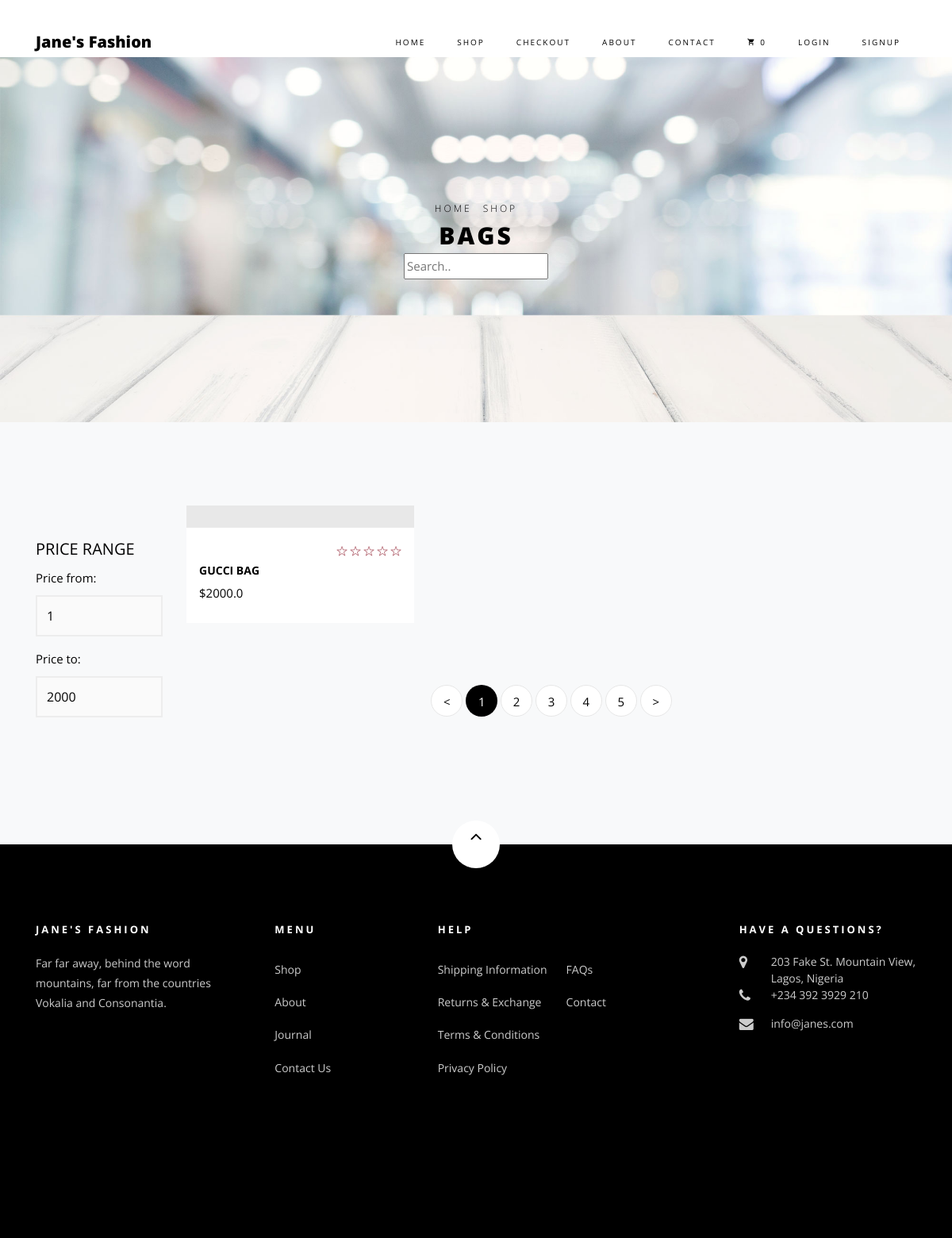
/category/bags/, run on an earlier commit of the app's database.
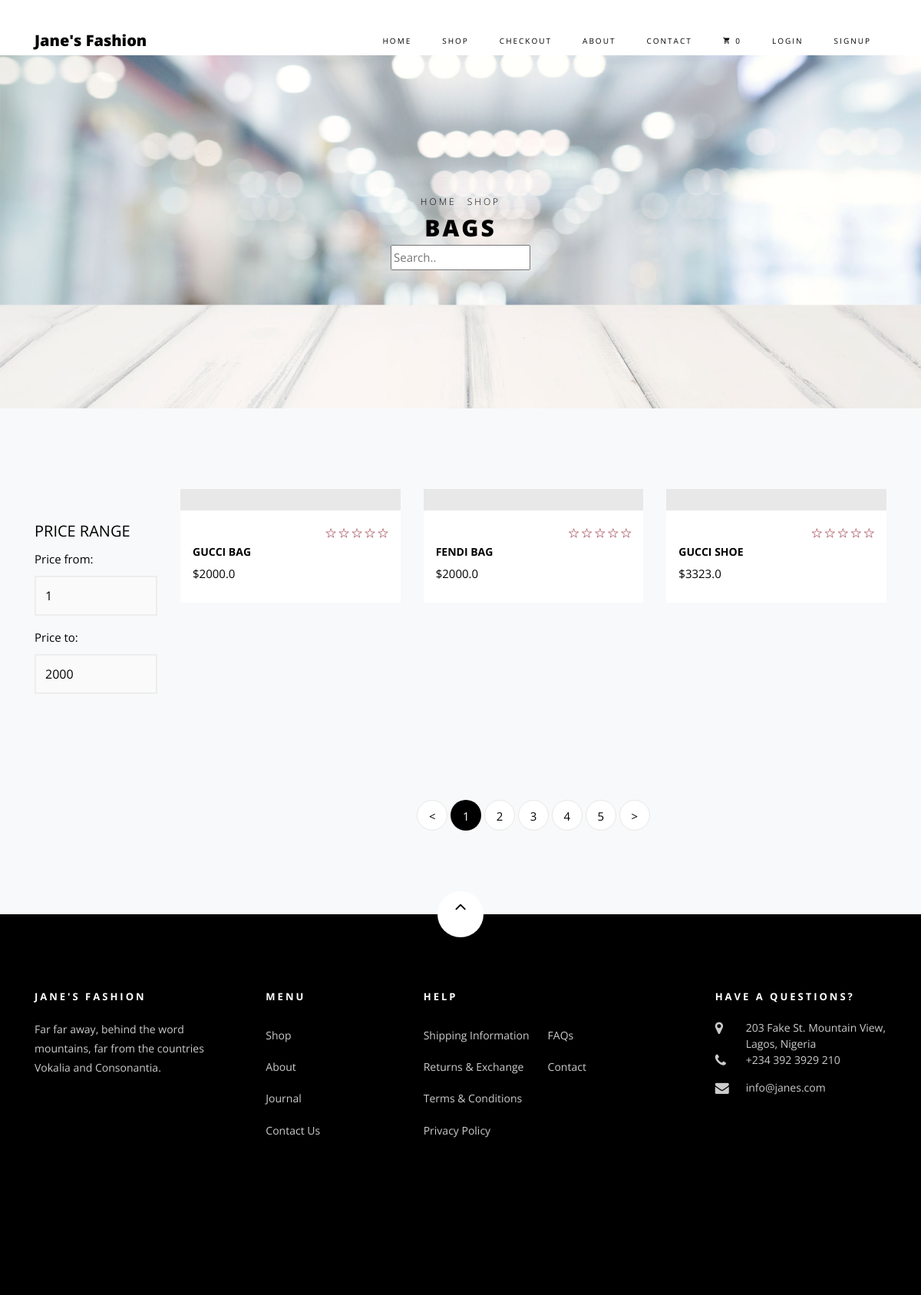
And on a later commit of the database.
### core/models.py (models this page shows, shortened)
class Item(models.Model):
    title = models.CharField(max_length=100)
    price = models.FloatField()
    discount_price = models.FloatField(blank=True, null=True)
    category = models.ForeignKey(Category,on_delete=models.CASCADE, default=1,)
    label = models.CharField(choices=LABEL_CHOICES, max_length=1)
    slug = models.SlugField()
    description = models.TextField()
    image = models.ImageField()
    def get_absolute_url(self):
        return reverse("core:product", kwargs={
            'slug': self.slug
        })

### core/views.py (the view)
# urls.py: path('category/<str:category_slug>/', CategoryView, name='categoryview'),
def CategoryView(request,category_slug):
    instance = Item.objects.all()
    categories = Category.objects.all()
    if category_slug:
        category = get_object_or_404(Category, slug=category_slug)
        instance_list = instance.filter(category=category)
    content = {
        'categories':categories,
        'instance':instance,
        'category':category
    }
    return render(request,'categoryview.html',content)

### core/templatetags/cart_template_tags.py (called while the page is built)
@register.filter
def cart_item_count(user):
    if user.is_authenticated:
        qs = Order.objects.filter(user=user, ordered=False)
        if qs.exists():
            return qs[0].items.count()
    return 0

### templates/categoryview.html (shortened to what the changed rows need)
{% extends "base.html" %}
{% load static %}
{% block content %}
<div class="hero-wrap hero-bread" style="background-image: url('images/bg_6.jpg');">
    <div class="container">
        <div class="row no-gutters slider-text align-items-center justify-content-center">
            <div class="col-md-9 ftco-animate text-center">
                <h1 class="mb-0 bread">{{ category.name }}</h1>
            </div>
        </div>
    </div>
</div>
<section class="ftco-section bg-light">
    <div class="container">
        <div class="row">
            <div class="col-md-8 col-lg-10 order-md-last">
                <div class="row">
                    {% for item in instance %}
                    <div class="col-sm-12 col-md-12 col-lg-4 ftco-animate d-flex">
                        <div class="product">
                            <a href="{{ item.get_absolute_url }}" class="img-prod"><img class="img-fluid"
                            </a>
                            <div class="text py-3 pb-4 px-3">
                                <div class="d-flex">
                                    <div class="cat">
                                    </div>
                                    <div class="rating">
                                        <p class="text-right mb-0">
                                            <a href="#"><span class="ion-ios-star-outline"></span></a>
                                            <a href="#"><span class="ion-ios-star-outline"></span></a>
                                            <a href="#"><span class="ion-ios-star-outline"></span></a>
                                            <a href="#"><span class="ion-ios-star-outline"></span></a>
                                            <a href="#"><span class="ion-ios-star-outline"></span></a>
                                        </p>
                                    </div>
                                </div>
                                <h3><a href="{{ item.get_absolute_url }}">{{ item.title }}</a></h3>
                                <div class="pricing">
                                    <p class="price"><span>${{ item.price }}</span></p>
                                </div>
                            </div>
                        </div>
                    </div>
                    {% endfor %}
                </div>
            </div>
            <div class="col-md-4 col-lg-2">
                <div class="sidebar">
                    <div class="sidebar-box-2">
                        <h2 class="heading">Price Range</h2>
                    </div>
                </div>
            </div>
        </div>
    </div>
</section>
{% endblock %}

What changed in the data, as far as the page shows it:
added Item: title "FENDI BAG", price "2000.0"
added Item: title "GUCCI SHOE", price "3323.0"
